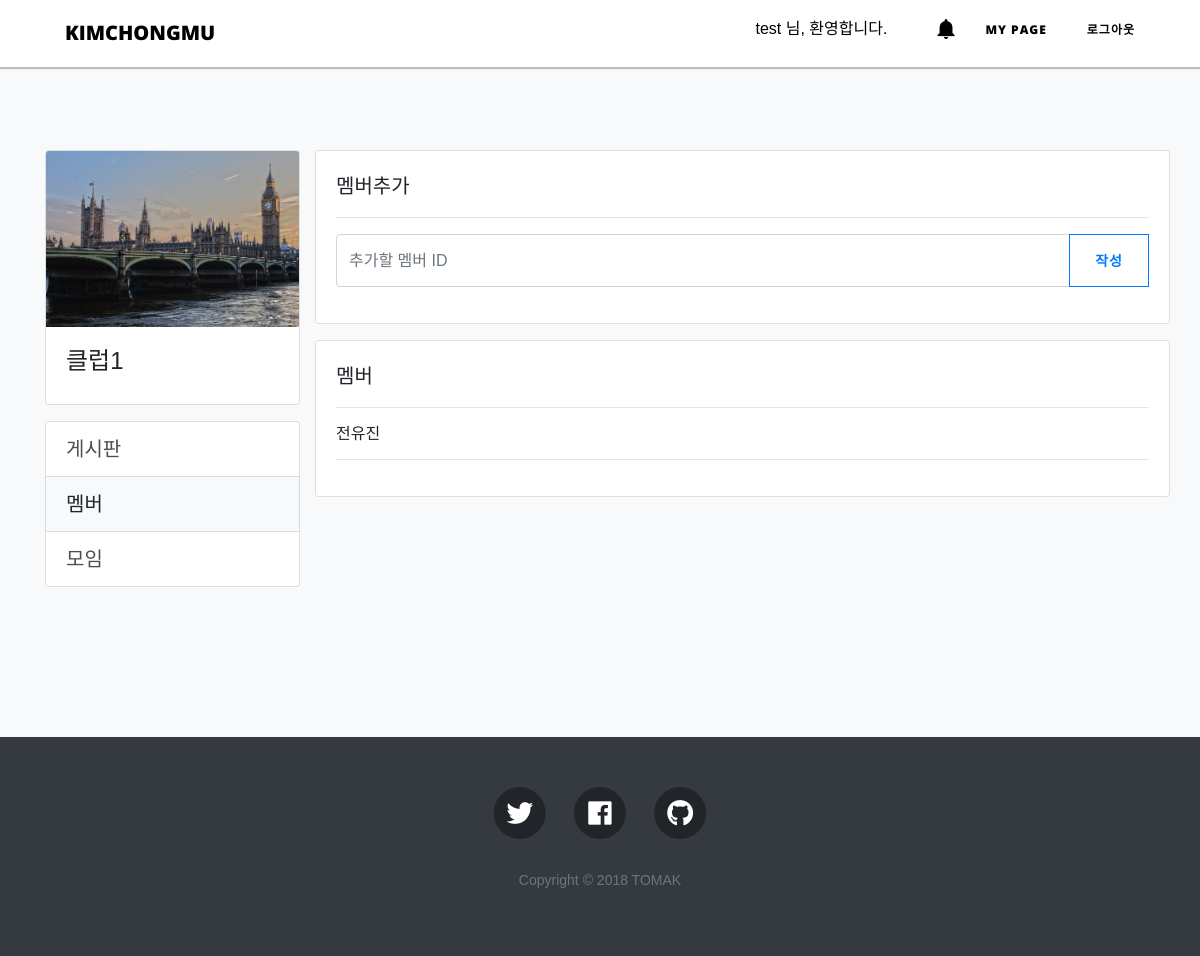
The app's page /club/34/member/ (signed in) with its own data.
### club/models.py (models this page shows, shortened)
class Club(models.Model):
    name = models.CharField(max_length=50)
    members = models.ManyToManyField(Member)
    photo = models.ImageField(default='defaultImage.jpg')

### login/models.py (models this page shows)
class Member(models.Model):
    member_id = models.CharField(primary_key=True,max_length=32) # 이거 ByteField 안된다?
    member_name = models.CharField(max_length=15, blank=True, null=True)
    pwd = models.CharField(max_length=32, blank=True, null=True)
    meta_address = models.CharField(max_length=100, blank=True, null=True)
    class Meta:
        db_table = 'Member'
    def __str__(self):
        return self.member_name

### club/views.py (the view)
# urls.py: url(r'^(?P<club_id>\d+)/member/$', views.member, name='member' ),
def member(request, club_id):
    club = get_object_or_404(Club, pk=club_id)
    meetingList = getInvitationList(request)
    return render(request, 'club/member.html', {'club':club, 'meetingList':meetingList})

### club/views.py (called while the page is built)
def getInvitationList(request):
    invitations = Invitation.objects.filter(receiver=request.session['member_id'])
    meetingList = []
    for invitation in invitations:
        if invitation.accept==None:
            meetingList = meetingList + [(invitation.meeting.club.name,invitation.meeting.name,invitation.meeting.id, invitation.contentType, invitation.meeting.club.id)]
    return meetingList

### club/templates/club/member.html (shortened to what this page needs)
{% extends "club/club_base.html" %}
{% load static %}
{% block list %}
<a href="{% url 'club:index' club.id %}" class="list-group-item list-group-item-action ">게시판</a>
<a href="{% url 'club:member' club.id %}" class="list-group-item list-group-item-action bg-light text-body">멤버</a>
<a href="{% url 'club:meeting' club.id %}" class="list-group-item list-group-item-action">모임</a>
{% endblock %}
{% block content %}
<div class="row">
  <div class="card w-100">
    <div class="card-body">
      <div class="subheading"> 멤버추가 </div>
      <hr>
      <form action="{% url 'club:addMember' club.id %}" method="post" id="addMember">
        <div class="input-group mb-3">
          <input type="text" class="form-control" placeholder="추가할 멤버 ID" name="member_id" id="memberID" aria-describedby="button-addon2"/>
          <div class="input-group-append">
            <button type="submit" class="btn btn-outline-primary float-right">작성</button>
          </div>
        </div>
      </form>
    </div>
  </div>
</div>
<div class="row">
  <div class="card w-100 mt-3">
    <div class="card-body">
      <div class="subheading"> 멤버 </div>
      <hr>
      {% for clubMember in club.members.all%}
        <h6 id="clubMembers" value="{{clubMember}}">{{clubMember}}</h6>
        <hr>
      {% endfor %}
    </div>
  </div>
</div>
  {% endblock %}

### club/templates/club/club_base.html (shortened to what this page needs)
{% extends "chongmu/logined_base.html" %}
{% load static %}
{% block body %}
<section class="bg-light">
  <div class="container">
    <div class="row">
      <aside class="col-md-3">
        <div class="card w-100">
            {% if club.photo %}
            <img class="card-img-top" src="{{club.photo.url}}" alt="Card image cap" style="height: 11rem;">
            {% else %}
            <img class="card-img-top" src="{% static 'chongmu/img/example.jpg' %}" alt="Card image cap" style="height: 11rem;">
            {% endif %}
          <div class="card-body">
            <h4>
              {{club.name}}
            </h4>
          </div>
        </div>
        <div class="list-group mt-3">
          {% block list %}
          {% endblock %}
        </div>
      </aside>
      <div class="col-md-9">
        {% block content %}
        {% endblock %}
      </div>
    </div>
  </div>
</section>
{% endblock %}

### chongmu/static/chongmu/css/chongmu.css (style rules this page uses)
body { font-size: 20px; color: #212529; font-family: 'Noto Sans KR', sans-serif; }
h1, h2, h3, h4 { font-weight: 500; font-family: 'Noto Sans KR', sans-serif; }
h6 { font-weight: 300; font-family: 'Noto Sans KR', sans-serif; }

### records on screen
Club: photo (picture), name "클럽1"
Member: member_name "전유진"

### other values on screen
{{ request.session.member_id }} "test"
